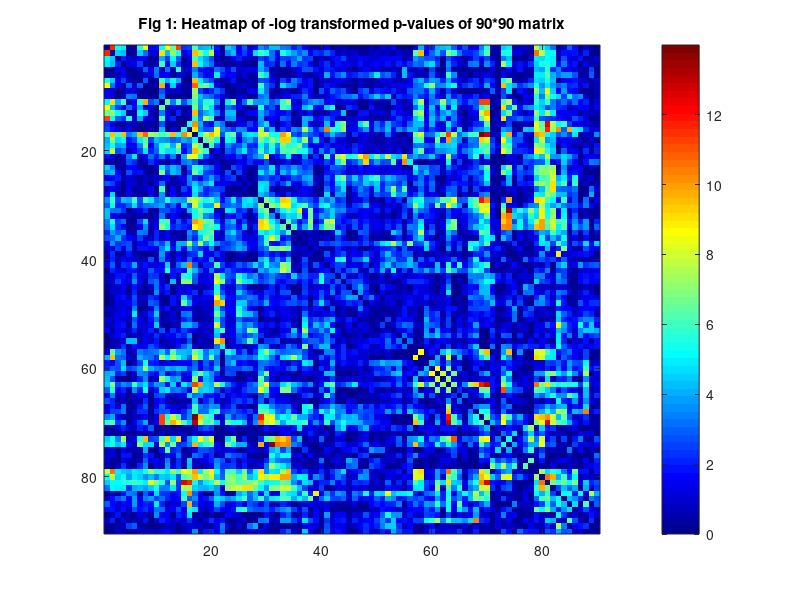

Source code (MATLAB): (Note: this script raises an error after producing the figure.)

%% GLEN network detection and testing
% Network object oriented statistics method is a new appraoch to detect and
% test hidden phenotype related connectivity patterns at the "network"
% level. 
% Notet that the subgraph may vary a little bit due to the random
% intialization of the kmeans++ algorithm. 
    %% D1 data analysis
    
    load('data_d1.mat')
    imagesc(WnTr);colorbar
    colormap jet
    title('Fig 1: Heatmap of -log transformed p-values of 90*90 matrix');
    snapnow;
    warning('off','all')
    [Tr_Cindxn ,Tr_CIDn ,Tr_Clistn ]=Pard(squareform(WnTr0),1,0,8);% [Cindx,CID,Clist]=Pard(squareform(W1),0.05,0,10);
     
    
    %% Graph Combinatorics based test
    [signodeGEP,GEPstat,P_Pard]=GEP_newstats_testonly(WnTr,WnTr0,Tr_Cindxn,Tr_CIDn,100);  
    
    P_Pard
    
    
    imagesc(WnTr( Tr_Clistn , Tr_Clistn ));colorbar
    colormap jet
    title('Fig 2: Heatmap of -log transformed p-values of 90*90 matrix with detected subnetworks');
    snapnow;